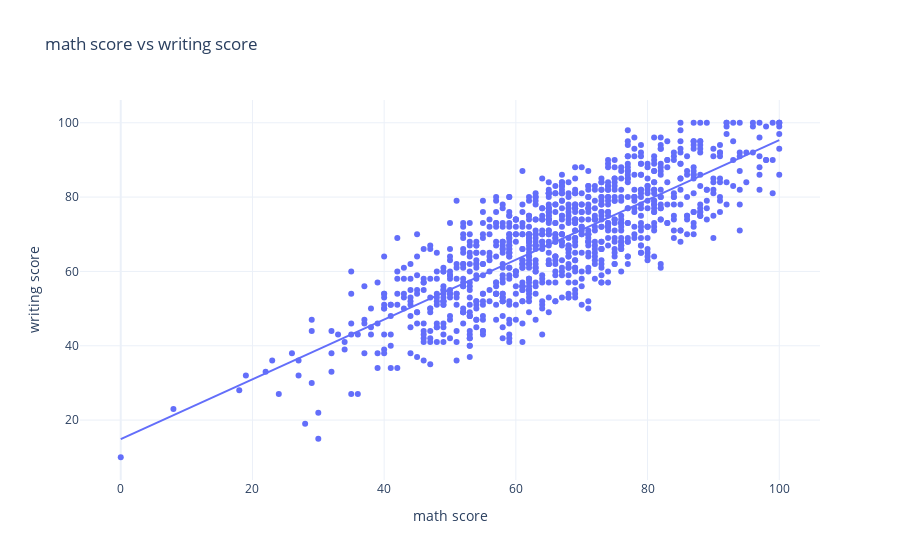
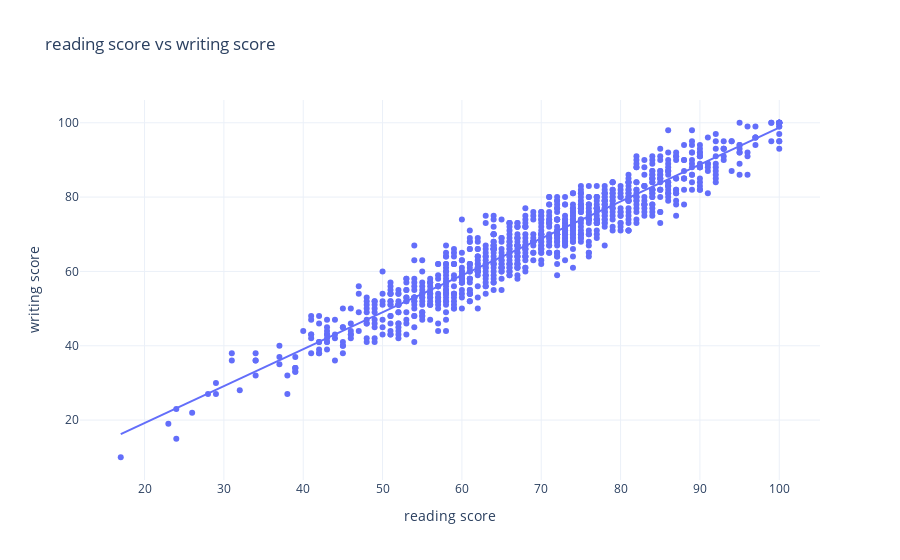
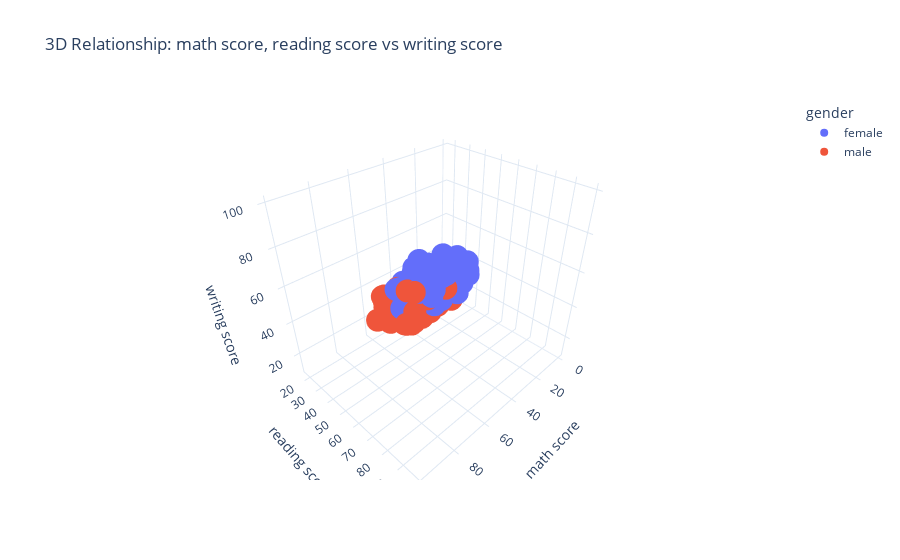
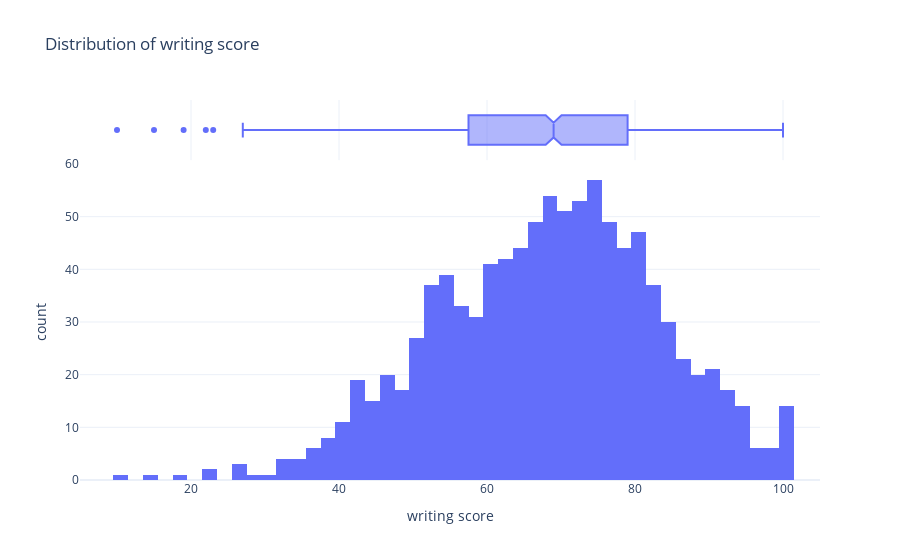

Here is the notebook cell these charts were saved with, in order:
### Code cell
agent = analyze_data("C:/Users/Omkar/PROJECTS/Langchain_projects/AgenticAI/AgentSDK_Tutorials/advanced_agents/StudentsPerformance.csv")

### Figure 1 — Plotly figure (JSON) as saved in the notebook; plotly's stock layout.template omitted (floating-point values rounded to 4 significant figures; data arrays with more than 128 entries replaced by an {"elided": "..."} marker saying what was removed)
{"data": [{"hovertemplate": "math score=%{x}<br>writing score=%{y}<extra></extra>", "legendgroup": "", "marker": {"color": "#636efa", "symbol": "circle"}, "mode": "markers", "name": "", "orientation": "v", "showlegend": false, "type": "scatter", "x": {"elided": "1000 int values"}, "xaxis": "x", "y": {"elided": "1000 int values"}, "yaxis": "y"}, {"hovertemplate": "<b>OLS trendline</b><br>writing score = 0.804366 * math score + 14.8942<br>R<sup>2</sup>=0.644234<br><br>math score=%{x}<br>writing score=%{y} <b>(trend)</b><extra></extra>", "legendgroup": "", "marker": {"color": "#636efa", "symbol": "circle"}, "mode": "lines", "name": "", "showlegend": false, "type": "scatter", "x": {"elided": "1000 int values"}, "xaxis": "x", "y": {"elided": "1000 float values"}, "yaxis": "y"}], "layout": {"legend": {"tracegroupgap": 0}, "title": {"text": "math score vs writing score"}, "xaxis": {"anchor": "y", "domain": [0, 1], "title": {"text": "math score"}}, "yaxis": {"anchor": "x", "domain": [0, 1], "title": {"text": "writing score"}}}}

### Figure 2 — Plotly figure (JSON) as saved in the notebook; plotly's stock layout.template omitted (floating-point values rounded to 4 significant figures; data arrays with more than 128 entries replaced by an {"elided": "..."} marker saying what was removed)
{"data": [{"hovertemplate": "reading score=%{x}<br>writing score=%{y}<extra></extra>", "legendgroup": "", "marker": {"color": "#636efa", "symbol": "circle"}, "mode": "markers", "name": "", "orientation": "v", "showlegend": false, "type": "scatter", "x": {"elided": "1000 int values"}, "xaxis": "x", "y": {"elided": "1000 int values"}, "yaxis": "y"}, {"hovertemplate": "<b>OLS trendline</b><br>writing score = 0.993531 * reading score + -0.667554<br>R<sup>2</sup>=0.911257<br><br>reading score=%{x}<br>writing score=%{y} <b>(trend)</b><extra></extra>", "legendgroup": "", "marker": {"color": "#636efa", "symbol": "circle"}, "mode": "lines", "name": "", "showlegend": false, "type": "scatter", "x": {"elided": "1000 int values"}, "xaxis": "x", "y": {"elided": "1000 float values"}, "yaxis": "y"}], "layout": {"legend": {"tracegroupgap": 0}, "title": {"text": "reading score vs writing score"}, "xaxis": {"anchor": "y", "domain": [0, 1], "title": {"text": "reading score"}}, "yaxis": {"anchor": "x", "domain": [0, 1], "title": {"text": "writing score"}}}}

### Figure 3 — Plotly figure (JSON) as saved in the notebook; plotly's stock layout.template omitted (floating-point values rounded to 4 significant figures; data arrays with more than 128 entries replaced by an {"elided": "..."} marker saying what was removed)
{"data": [{"hovertemplate": "gender=female<br>math score=%{x}<br>reading score=%{y}<br>writing score=%{z}<extra></extra>", "legendgroup": "female", "marker": {"color": "#636efa", "symbol": "circle"}, "mode": "markers", "name": "female", "scene": "scene", "showlegend": true, "type": "scatter3d", "x": {"elided": "518 int values"}, "y": {"elided": "518 int values"}, "z": {"elided": "518 int values"}}, {"hovertemplate": "gender=male<br>math score=%{x}<br>reading score=%{y}<br>writing score=%{z}<extra></extra>", "legendgroup": "male", "marker": {"color": "#EF553B", "symbol": "circle"}, "mode": "markers", "name": "male", "scene": "scene", "showlegend": true, "type": "scatter3d", "x": {"elided": "482 int values"}, "y": {"elided": "482 int values"}, "z": {"elided": "482 int values"}}], "layout": {"legend": {"title": {"text": "gender"}, "tracegroupgap": 0}, "scene": {"domain": {"x": [0, 1], "y": [0, 1]}, "xaxis": {"title": {"text": "math score"}}, "yaxis": {"title": {"text": "reading score"}}, "zaxis": {"title": {"text": "writing score"}}}, "title": {"text": "3D Relationship: math score, reading score vs writing score"}}}

### Figure 4 — Plotly figure (JSON) as saved in the notebook; plotly's stock layout.template omitted (floating-point values rounded to 4 significant figures; data arrays with more than 128 entries replaced by an {"elided": "..."} marker saying what was removed)
{"data": [{"alignmentgroup": "True", "bingroup": "x", "hovertemplate": "writing score=%{x}<br>count=%{y}<extra></extra>", "legendgroup": "", "marker": {"color": "#636efa", "pattern": {"shape": ""}}, "name": "", "offsetgroup": "", "orientation": "v", "showlegend": false, "type": "histogram", "x": {"elided": "1000 int values"}, "xaxis": "x", "yaxis": "y"}, {"alignmentgroup": "True", "hovertemplate": "writing score=%{x}<extra></extra>", "legendgroup": "", "marker": {"color": "#636efa"}, "name": "", "notched": true, "offsetgroup": "", "showlegend": false, "type": "box", "x": {"elided": "1000 int values"}, "xaxis": "x2", "yaxis": "y2"}], "layout": {"barmode": "relative", "legend": {"tracegroupgap": 0}, "title": {"text": "Distribution of writing score"}, "xaxis": {"anchor": "y", "domain": [0, 1], "title": {"text": "writing score"}}, "xaxis2": {"anchor": "y2", "domain": [0, 1], "matches": "x", "showgrid": true, "showticklabels": false}, "yaxis": {"anchor": "x", "domain": [0, 0.8316], "title": {"text": "count"}}, "yaxis2": {"anchor": "x2", "domain": [0.8416, 1], "matches": "y2", "showgrid": false, "showline": false, "showticklabels": false, "ticks": ""}}}
